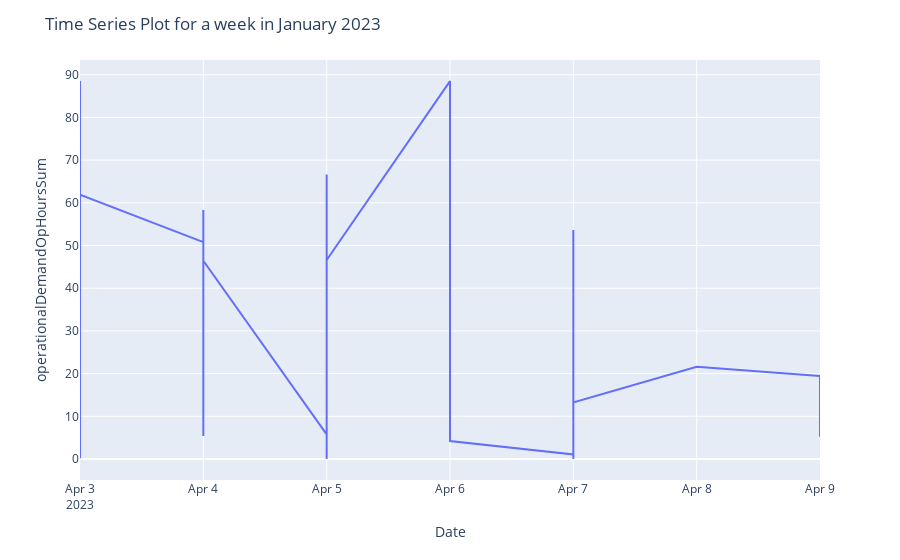

This figure's notebook cell:
### Code cell
#Line graphs to assess typical trend of operational hours within a week
fig = px.line(week1_df, x='operationalDemandDate', y='operationalDemandOpHoursSum')

#Appropiate axis labelling
fig.update_xaxes(title_text='Date')
fig.update_yaxes(title_text='operationalDemandOpHoursSum')

#title labelling
fig.update_layout(title='Time Series Plot for a week in January 2023')

fig.show()

### Figure 1 — Plotly figure (JSON) as saved in the notebook; plotly's stock layout.template omitted (floating-point values rounded to 4 significant figures)
{"data": [{"hovertemplate": "operationalDemandDate=%{x}<br>operationalDemandOpHoursSum=%{y}<extra></extra>", "legendgroup": "", "line": {"color": "#636efa", "dash": "solid"}, "marker": {"symbol": "circle"}, "mode": "lines", "name": "", "orientation": "v", "showlegend": false, "type": "scatter", "x": ["2023-04-03T00:00:00", "2023-04-03T00:00:00", "2023-04-03T00:00:00", "2023-04-03T00:00:00", "2023-04-03T00:00:00", "2023-04-03T00:00:00", "2023-04-04T00:00:00", "2023-04-04T00:00:00", "2023-04-04T00:00:00", "2023-04-04T00:00:00", "2023-04-05T00:00:00", "2023-04-05T00:00:00", "2023-04-05T00:00:00", "2023-04-05T00:00:00", "2023-04-05T00:00:00", "2023-04-05T00:00:00", "2023-04-06T00:00:00", "2023-04-06T00:00:00", "2023-04-07T00:00:00", "2023-04-07T00:00:00", "2023-04-07T00:00:00", "2023-04-07T00:00:00", "2023-04-07T00:00:00", "2023-04-08T00:00:00", "2023-04-09T00:00:00", "2023-04-09T00:00:00", "2023-04-09T00:00:00", "2023-04-09T00:00:00"], "xaxis": "x", "y": [0.2, 88.53, 1.75, 33.33, 52.72, 61.93, 50.78, 5.38, 58.29, 46.43, 5.785, 0, 66.62, 0.1, 58.05, 46.6, 88.51, 4.208, 1.05, 0, 0.5, 53.61, 13.27, 21.62, 19.41, 15.88, 5.183, 18.88], "yaxis": "y"}], "layout": {"legend": {"tracegroupgap": 0}, "margin": {"t": 60}, "title": {"text": "Time Series Plot for a week in January 2023"}, "xaxis": {"anchor": "y", "domain": [0, 1], "title": {"text": "Date"}}, "yaxis": {"anchor": "x", "domain": [0, 1], "title": {"text": "operationalDemandOpHoursSum"}}}}
